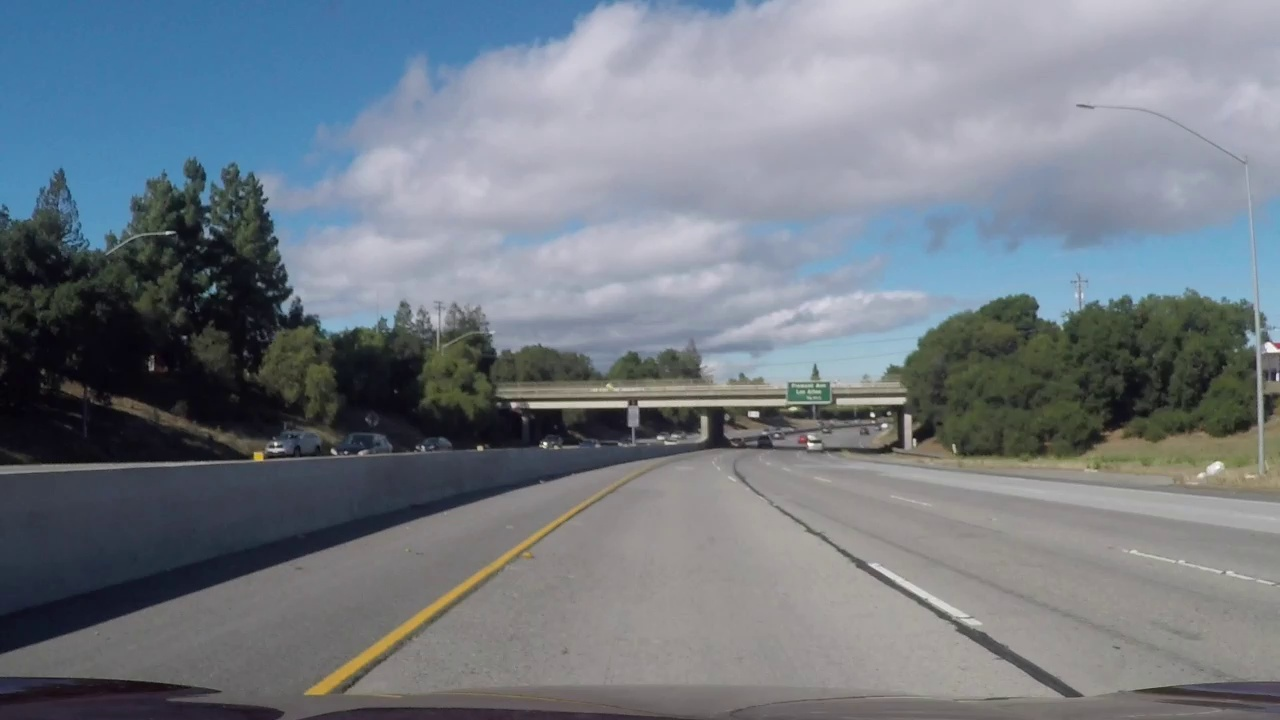
#> input picture augmentations/test_augmentation/image1.jpg, 1280 x 720 px; its folder holds only this picture in this run
$ python -i augmentations.py   (imports and definitions only)
#> lines starting #> are read from the running program, lines starting #| are printed output that depends on the picture
#> further down, picture is the input picture: shape (720, 1280, 3); mean B, G, R 131.9, 123.1, 115.2

import cv2 as cv2
import numpy as np
import random
import math

import utils as ut
from convertors import *

err_not_np_img= "not a numpy array or list of numpy array"
err_img_arr_empty="Image array is empty"
err_row_zero="No. of rows can't be <=0"
err_column_zero="No. of columns can't be <=0"
err_invalid_size="Not a valid size tuple (x,y)"
err_caption_array_count="Caption array length doesn't matches the image array length"
err_brightness_coeff="brightness coeff can only be between 0.0 to 1.0"
err_darkness_coeff="darkness coeff can only be between 0.0 to 1.0"
# [12 lines left out: function change_light, not called in this run]


err_snow_coeff="Snow coeff can only be between 0 and 1"
# [33 lines left out: functions snow_process, add_snow, not called in this run]


err_rain_slant="Numeric value between -20 and 20 is allowed"
err_rain_width="Width value between 1 and 5 is allowed"
err_rain_length="Length value between 0 and 100 is allowed"
# [68 lines left out: functions generate_random_lines, rain_process, add_rain, not called in this run]


err_fog_coeff="Fog coeff can only be between 0 and 1"
# [65 lines left out: functions add_blur, generate_random_blur_coordinates, add_fog, not called in this run]


err_flare_circle_count="Numeric value between 0 and 20 is allowed"
# [78 lines left out: functions flare_source, add_sun_flare_line, add_sun_process, add_sun_flare, not called in this run]


err_speed_coeff="Speed coeff can only be between 0 and 1"
# [41 lines left out: functions apply_motion_blur, add_speed, not called in this run]


def exposure_process(image):
    image= np.copy(image)
    img_yuv = cv2.cvtColor(image, cv2.COLOR_BGR2YUV)
#> img_yuv: shape (720, 1280, 3); mean of channels 0, 1, 2 121.7, 133, 122.3
    clahe = cv2.createCLAHE(clipLimit=2.0, tileGridSize=(4,4))
    ones= np.ones(img_yuv[:,:,0].shape)
    ones[img_yuv[:,:,0]>150]= 0.85
    img_yuv[:,:,0]= img_yuv[:,:,0]*ones
#> img_yuv: shape (720, 1280, 3); mean of channels 0, 1, 2 112.2, 133, 122.3

    img_yuv[:,:,0] = clahe.apply(img_yuv[:,:,0])
#> img_yuv: shape (720, 1280, 3); mean of channels 0, 1, 2 128.1, 133, 122.3
    img_yuv[:,:,0] = cv2.equalizeHist(img_yuv[:,:,0])
#> img_yuv: shape (720, 1280, 3); mean of channels 0, 1, 2 128.3, 133, 122.3
    img_yuv[:,:,0] = clahe.apply(img_yuv[:,:,0])
#> img_yuv: shape (720, 1280, 3); mean of channels 0, 1, 2 129.8, 133, 122.3

    image_res = cv2.cvtColor(img_yuv, cv2.COLOR_YUV2BGR)
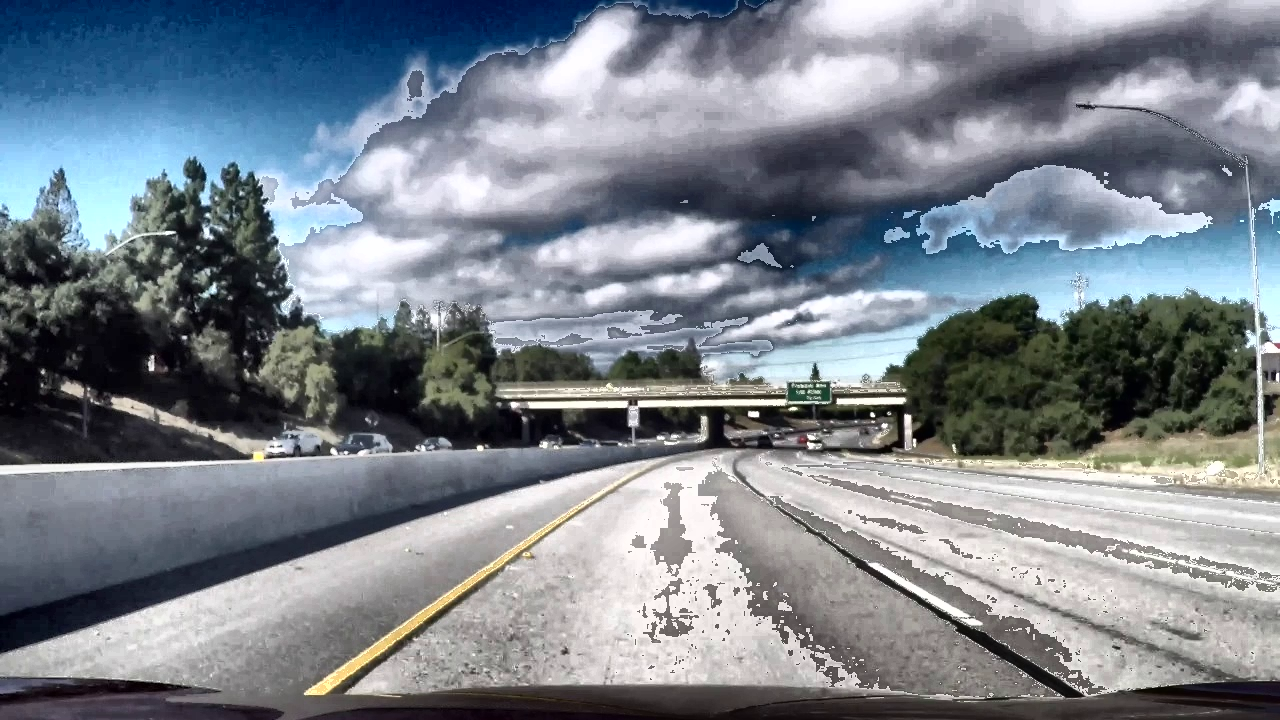
#> image_res: shape (720, 1280, 3); mean B, G, R 139.5, 131.1, 123.6
    image_res= cv2.fastNlMeansDenoisingColored(image_res,None,3,3,7,21)
    return image_res


# [10 lines left out: function correct_exposure, not called in this run]


err_aug_type='wrong augmentation function is defined'
err_aug_list_type='aug_types should be a list of string function names'
err_aug_volume='volume type can only be "same" or "expand"'
# [42 lines left out: function augment_random, not called in this run]

>>> import cv2
>>> picture = cv2.imread('test_augmentation/image1.jpg')
>>> result = exposure_process(picture)

$ run again, on augmentations/test_augmentation/image2.jpg
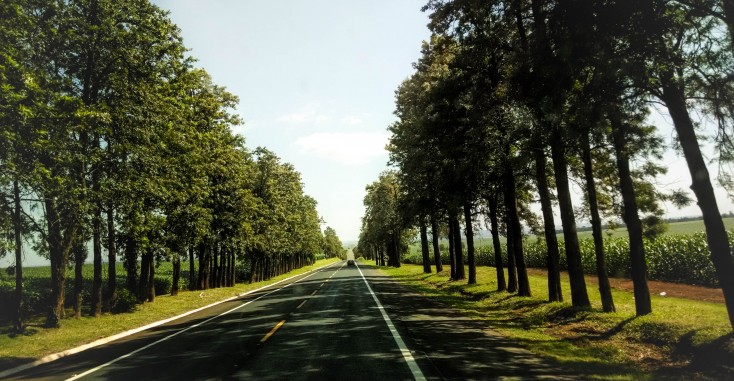
#> input picture augmentations/test_augmentation/image2.jpg, 734 x 381 px
#> picture is the input picture: shape (381, 734, 3); mean B, G, R 68.8, 89.3, 86.6
#> in exposure_process, `image_res = cv2.cvtColor(img_yuv, cv2.COLOR_YUV2BGR)`:
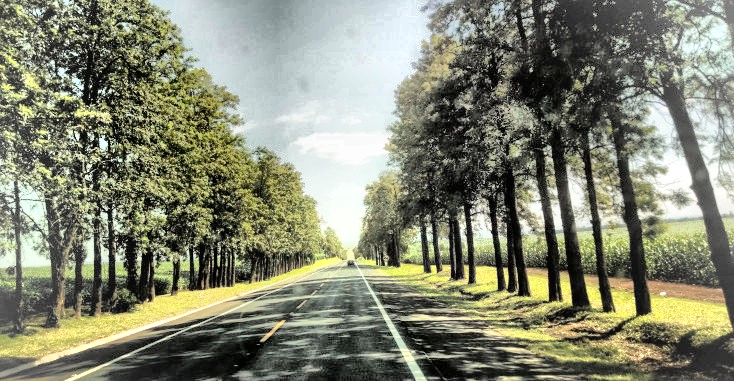
#> image_res: shape (381, 734, 3); mean B, G, R 114.4, 134.7, 131.9

$ run again, on augmentations/test_augmentation/image3.jpg
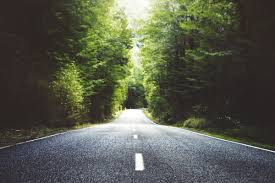
#> input picture augmentations/test_augmentation/image3.jpg, 275 x 183 px
#> picture is the input picture: shape (183, 275, 3); mean B, G, R 74.8, 89.4, 86.4
#> in exposure_process, `image_res = cv2.cvtColor(img_yuv, cv2.COLOR_YUV2BGR)`:
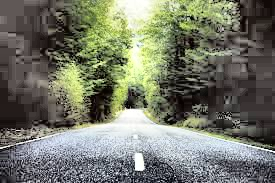
#> image_res: shape (183, 275, 3); mean B, G, R 104.1, 118.5, 115.7

$ run again, on augmentations/test_augmentation/image4.jpg
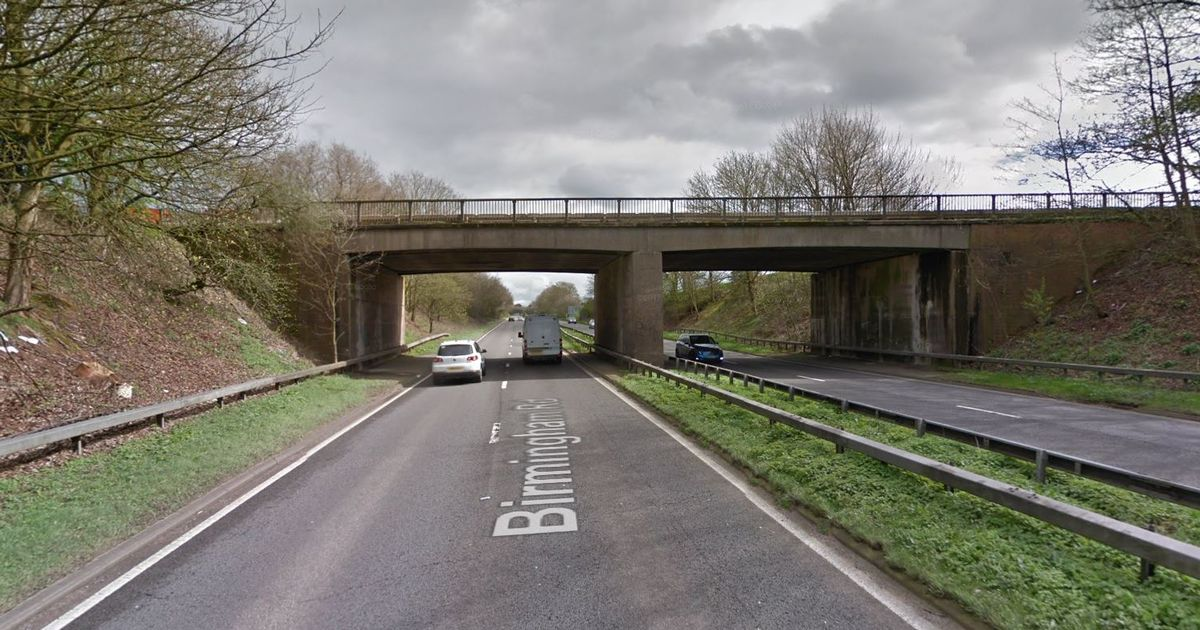
#> input picture augmentations/test_augmentation/image4.jpg, 1200 x 630 px
#> picture is the input picture: shape (630, 1200, 3); mean B, G, R 110.5, 119.8, 122.5
#> in exposure_process, `image_res = cv2.cvtColor(img_yuv, cv2.COLOR_YUV2BGR)`:
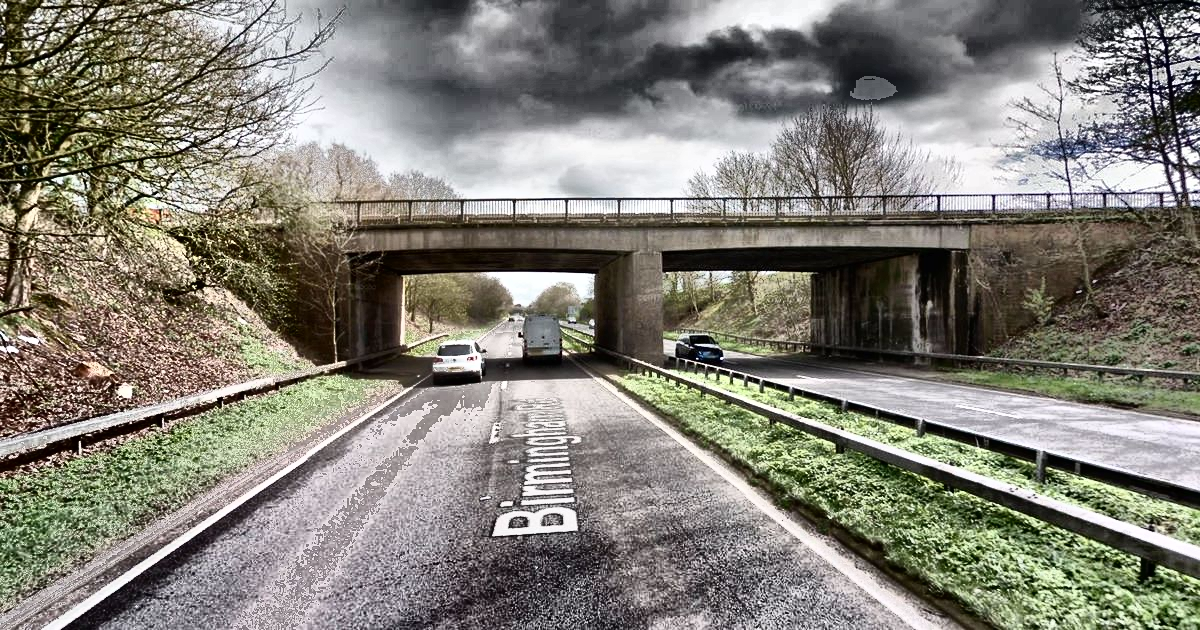
#> image_res: shape (630, 1200, 3); mean B, G, R 119.5, 128.6, 131.3
